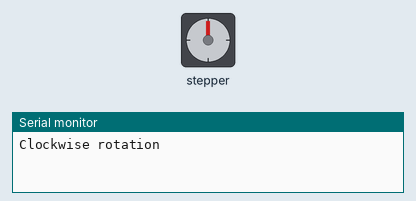
Recording of a sketch running on a simulated Arduino Uno, built with avr-gcc and run on an emulated ATmega328P. Shown: stepper motor, the last lines printed to the serial monitor. Stepper angles assume 2048 steps per turn.

Above: at 0.05 s.
At 3.05 s:
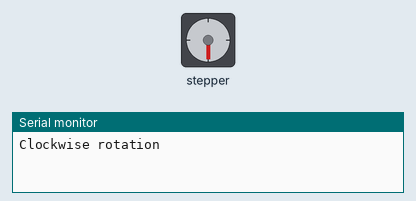
At 6.05 s:
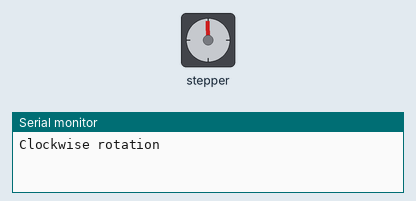
At 12.75 s:
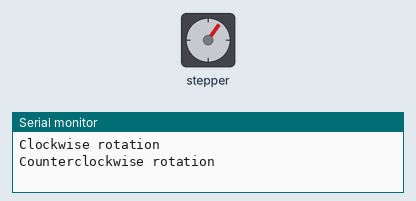
Timing chart, 0 to 18.3 s (numbered marks = the images above):
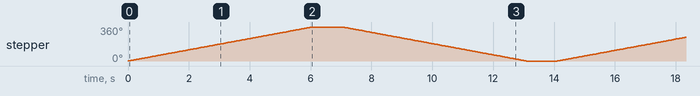

The sketch:

stepper.ino
```cpp
#include <Stepper.h>
const int stepsPerRevolution = 2048; // for 28BYJ-48

Stepper myStepper(stepsPerRevolution, 8, 10, 9, 11);

void setup() {
 myStepper.setSpeed(10);
  Serial.begin(9600);
}

void loop() {

 Serial.println("Clockwise rotation");
 myStepper.step(stepsPerRevolution);
 delay(1000);

 Serial.println("Counterclockwise rotation");
 myStepper.step(-stepsPerRevolution);
 delay(1000);
}
```

Measured:
- by itself, stepper: turns 360° clockwise in 6.0 s, then 360° counter-clockwise in 6.0 s, repeating every 14.1 s
